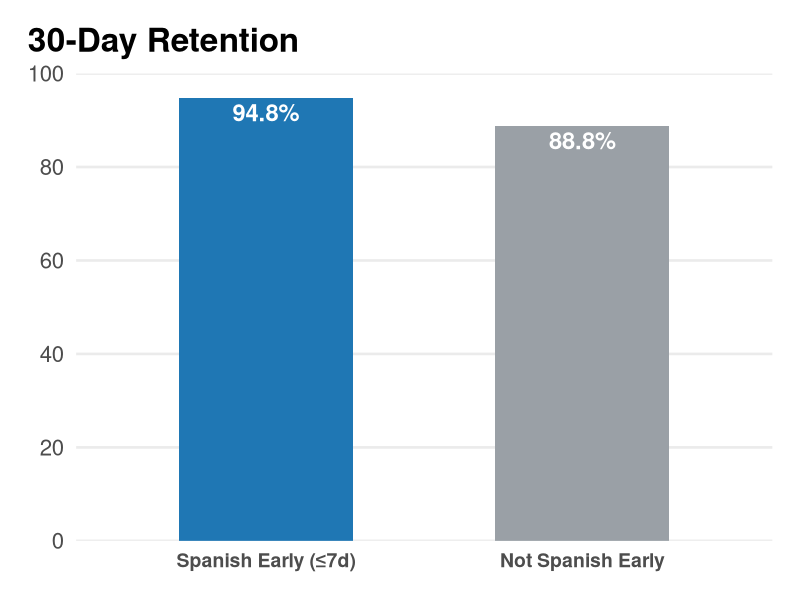
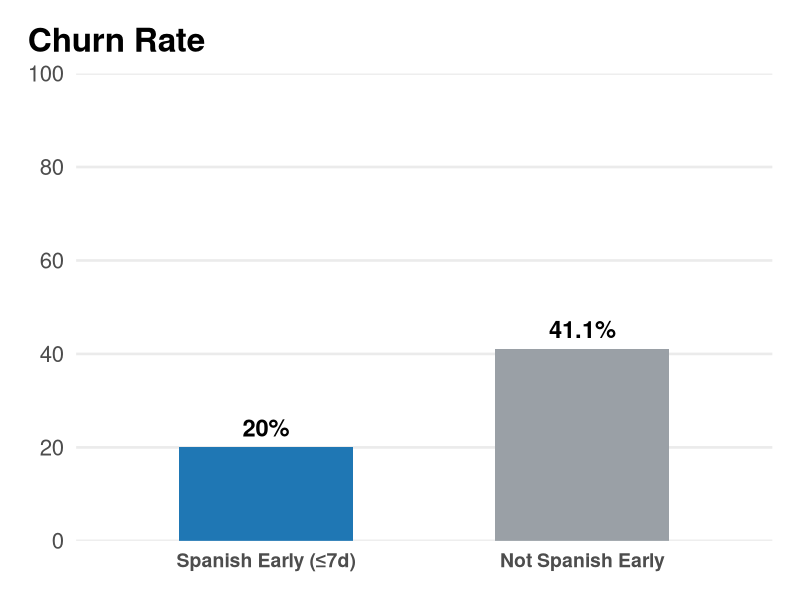

Source code (R) for these figures, in order:
## ---- chunk 1
library(ggplot2)
library(dplyr)

kpi <- data.frame(
  group = c("Spanish Early (≤7d)", "Not Spanish Early"),
  retention = c(94.8, 88.8),
  churn = c(20.0, 41.1)
)

# Color mapping (Spanish Early vs Not)
kpi$group <- factor(kpi$group, levels = c("Spanish Early (≤7d)", "Not Spanish Early"))
group_colors <- c("Spanish Early (≤7d)" = "#1f77b4",  # blue
                  "Not Spanish Early"   = "#9aa0a6")  # soft gray

base_theme <- theme_minimal(base_size = 20) +
  theme(
    panel.grid.major.x = element_blank(),
    panel.grid.minor = element_blank(),
    axis.title.x = element_blank(),
    axis.text.x = element_text(face = "bold"),
    axis.title.y = element_text(face = "bold"),
    plot.title = element_text(face = "bold", size = 24),
    plot.title.position = "plot",
    legend.position = "none"
  )

## ---- chunk 2
ggplot(kpi, aes(x = group, y = retention, fill = group)) +
  geom_col(width = 0.55) +
  geom_text(
    aes(label = paste0(retention, "%")),
    vjust = 1.3,              # pushes text down inside the bar
    color = "white",          # makes text readable on dark blue
    size = 6,
    fontface = "bold"
  ) +
  scale_fill_manual(values = group_colors) +
  scale_y_continuous(
    limits = c(0, 100),
    breaks = seq(0,100,20),
    expand = c(0,0)
  ) +
  labs(
    title = "30-Day Retention",
    y = NULL
  ) +
  base_theme +
  theme(
    axis.text.x = element_text(size = 14),
    plot.margin = margin(20, 20, 20, 20)
  )
## ---- chunk 3
ggplot(kpi, aes(x = group, y = churn, fill = group)) +
  geom_col(width = 0.55) +
  geom_text(
    aes(label = paste0(churn, "%")),
    vjust = -0.6,
    size = 6,
    fontface = "bold"
  ) +
  scale_fill_manual(values = group_colors) +
  scale_y_continuous(limits = c(0, 100), breaks = seq(0,100,20), expand = c(0,0)) +
  labs(
    title = "Churn Rate",
    y = NULL
  ) +
  base_theme +
  theme(
    axis.text.x = element_text(size = 14),
    plot.margin = margin(20, 20, 20, 20)
  )
